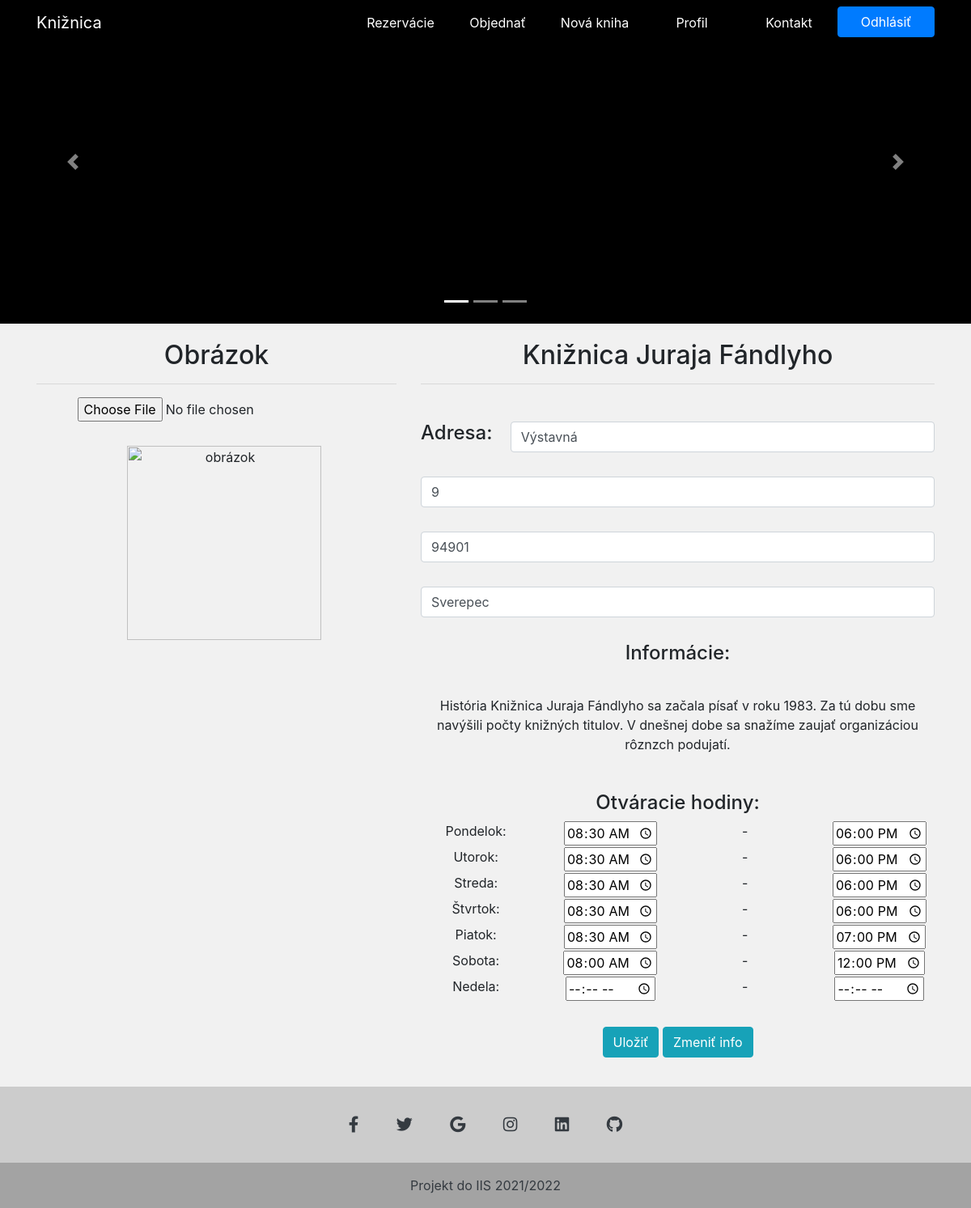
The app's page /shared/contact_admin.php?lib_name=Knižnica Juraja Fándlyho (signed in) with its own data.
### tables this page shows
CREATE TABLE address (
    id int AUTO_INCREMENT PRIMARY KEY,
    street VARCHAR(255),
    number VARCHAR(20),
    city VARCHAR(50),
    postal_code VARCHAR(5)
);

CREATE TABLE library (
    name VARCHAR(200) PRIMARY KEY,
    opening_hours VARCHAR(200),
    description VARCHAR(1000),
    address_id int,
    constraint fk_address_lib FOREIGN KEY (address_id)
                   REFERENCES address(id),
    user_id int,
    constraint fk_user_lib FOREIGN KEY (user_id)
                   REFERENCES user(id)

);

### services/component.php (called while the page is built, shortened)
<?php
class MainComponent
{
    private $pdo;
    function __construct()
    {
        $server = 'mysql:host=localhost;dbname=xzauko00;port=/var/run/mysql/mysql.sock';
        $username = 'xzauko00';
        $password = 'ejki4jin';
        $options = array(
            PDO::MYSQL_ATTR_INIT_COMMAND => 'SET NAMES utf8',
            );
        $this->pdo = new PDO($server, $username, $password, $options);
    }
    function auto_update_reservations()
    {
        $this->pdo->query('UPDATE reservation SET date_end=null, status=3 WHERE status=1 and current_date() > date_end;');
        $this->pdo->query('UPDATE reservation SET status=4 WHERE status=2 and current_date() > date_end;');
        return;
    }
    function get_user_address($id)
    {
        $answer = $this->pdo->prepare('SELECT * FROM address WHERE id=?;');
        $answer->execute(array($id));
        return $answer->fetch();
    }
    function get_lib($name){
        $answer = $this->pdo->prepare('SELECT * FROM library where name=?');
        $answer->execute([$name]);
        return $answer->fetch();
    }
}
?>

### shared/contact_admin.php (the view, shortened to what this page needs)
<?php
require "../services/component.php";
$db = new MainComponent();
$db->auto_update_reservations();
$lib = $db->get_lib($_GET['lib_name']);
    $name = str_replace(' ', '', $_GET['lib_name']);
    if ($lib['address_id'] != NULL){
        $address_tmp = $db->get_user_address($lib['address_id']);
    }
    else
        $address = '';
    $hours = explode(' ', $lib['opening_hours']);
?>
<html>
<head>
        <link rel="stylesheet" href="https://stackpath.bootstrapcdn.com/bootstrap/4.3.1/css/bootstrap.min.css">
        <link rel="stylesheet" href="../styles/styles.css">
        <link rel="stylesheet" href="https://use.fontawesome.com/releases/v5.13.0/css/all.css">
	</head>
    <body>
    <nav class="navbar navbar-expand-lg navbar-light fixed-top" style="position: absolute;">
        <div class="container">
            <a class="navbar-brand" href="../index.php" style="color: white;">Knižnica</a>
            <div class="collapse navbar-collapse" id="navbarSupportedContent">
            <ul class="navbar-nav ml-auto">
            <?php
                if(isset($_SESSION['role']))
                {
                    if($_SESSION['role'] == 1)
                    {
                        echo '<li class="nav-item">';
                        echo '<a class="nav-link" href="../user/reservations.php" style="text-align:center; color: white; background-color:black; width:120px">Rezervácie</a>';
                        echo '</li>';
                    }
                    else if($_SESSION['role'] == 3)
                    {
                        echo '<li class="nav-item">';
                        echo '<a class="nav-link" href="../librarian/reservations.php" style="text-align:center; color: white; background-color:black; width:120px">Rezervácie</a>';
                        echo '</li>';
                        echo '<li class="nav-item">';
                        echo '<a class="nav-link" href="../librarian/order.php" style="text-align:center; color: white; background-color:black; width:120px">Objednať</a>';
                        echo '</li>';
                        echo '<li class="nav-item">';
                        echo '<a class="nav-link" href="../book/add_book.php" style="text-align:center; color: white; background-color:black; width:120px">Nová kniha</a>';
                        echo '</li>';
                    }
                    echo '<li class="nav-item">';
                    echo '<a class="nav-link" href="./profile.php" style="text-align:center; color: white; background-color:black; width:120px">Profil</a>';
                    echo '</li>';
                }
                ?>
                <li class="nav-item">
                <a class="nav-link" href="./contact.php" style="text-align:center; color: white; background-color:black; width:120px">Kontakt</a>
                </li>
                <li class="nav-item">
                <?php
                if(isset($_SESSION['username']))
                {
                    echo '<a href="../login/logout.php"><button type="button" class="btn btn-primary" style="width:120px">Odhlásiť</button></a>';
                } else
                {
                    echo '<a href="../login/login.php"><button type="button" class="btn btn-primary" style="width:120px">Prihlásiť</button></a>';
                }
                ?>
                </li>
            </ul>
            </div>
        </div>
    </nav>
    <div id="carouselExampleIndicators" class="carousel slide" data-ride="carousel">
        <ol class="carousel-indicators">
            <li data-target="#carouselExampleIndicators" data-slide-to="0" class="active"></li>
            <li data-target="#carouselExampleIndicators" data-slide-to="1"></li>
            <li data-target="#carouselExampleIndicators" data-slide-to="2"></li>
        </ol>
        <div class="carousel-inner" style="height: 400px; background-color: rgb(0,0,0); position:relative;">
        </div>
        <a class="carousel-control-prev" href="#carouselExampleIndicators" role="button" data-slide="prev">
            <span class="carousel-control-prev-icon" aria-hidden="true"></span>
        </a>
        <a class="carousel-control-next" href="#carouselExampleIndicators" role="button" data-slide="next">
            <span class="carousel-control-next-icon" aria-hidden="true"></span>
        </a>
    </div>
    <div style="background-color:rgba(241,241,241,255); padding-bottom:20px; padding-top:20px">
        <div class="container">
            <form id="add-form" class="form" action="" method="post" enctype="multipart/form-data">
                <div class="row">
                    <div class="col-md-5 text-center">
                        <h2>Obrázok </h2>
                        <hr/>
                        <input type="file" name="pic"/>
                        <div class="col-md-12 text-center" style="margin-top: 30;">
                                <img id="image" alt="obrázok" src= "<?php echo "../images/libraries/". $name. ".png";?>" style="width:20vw">
                        </div>
                    </div>
                    <div class="col-md-7">
                            <div class="row">
                                <div class="col-md-12 text-center">
                                    <h2><?php if(isset($_GET['lib_name'])){echo $_GET['lib_name'];}?></h2>
                                    <hr/>
                                </div>
                                <div class="col-md-2 text-center" style="margin-top:30px">
                                    <h4>Adresa:</h4>
                                </div>
                                <div class="col-md-10 text-center" style="margin-top:30px">
                                    <input type="text" name="street" id="street" class="form-control" placeholder="Ulica" value="<?php if(isset($_GET['lib_name'])){echo $address_tmp['street'];}?>" required>
                                </div>
                                <div class="col-md-12 text-center" style="margin-top:30px">
                                    <input type="number" name="number" id="number" class="form-control" placeholder="Číslo domu" value="<?php if(isset($_GET['lib_name'])){echo $address_tmp['number'];}?>" required>
                                </div>
                                <div class="col-md-12 text-center" style="margin-top:30px">
                                    <input type="text" name="postal_code" id="postal_code" class="form-control" placeholder="PSČ" value="<?php if(isset($_GET['lib_name'])){echo $address_tmp['postal_code'];}?>" pattern="[0-9]{5}">
                                </div>
                                <div class="col-md-12 text-center" style="margin-top:30px">
                                    <input type="text" name="city" id="city" class="form-control" placeholder="Mesto" value="<?php if(isset($_GET['lib_name'])){echo $address_tmp['city'];}?>" required>
                                </div>
                                <div class="col-md-12 text-center" style="margin-top:30px">
                                    <h4>Informácie:</h4>
                                </div>
                                <div class="col-md-12 text-center" style="margin-top:30px">
                                    <?php
                                        if(isset($_POST['edit'])){
                                            echo '<input type="text" name="description" id="description" class="form-control" value="';
                                            if(isset($_GET['lib_name'])) {echo $lib['description'];};
                                            echo '" required>';
                                        }
                                        else {
                                            echo '<p>';
                                            if(isset($_GET['lib_name'])) {echo $lib['description'];};
                                            echo '</p>';
                                        }
                                    ?>
                                </div>
                                <div class="col-md-12 text-center" style="margin-top:30px">
                                    <h4>Otváracie hodiny:</h4>
                                </div>
                                <div class="col-md-3 text-center"> <label>Pondelok:</label> </div>
                                <div class="col-md-3 text-center"> <input type="time" name="from0" value="<?php echo $hours[0]; ?>"> </div>
                                <div class="col-md-3 text-center"> <label>-</label> </div>
                                <div class="col-md-3 text-center">  <input type="time" name="to1" value="<?php echo $hours[1]; ?>"> </div>
                                <div class="col-md-3 text-center"> <label>Utorok:</label> </div>
                                <div class="col-md-3 text-center"> <input type="time" name="from2" value="<?php echo $hours[2]; ?>"> </div>
                                <div class="col-md-3 text-center"> <label>-</label> </div>
                                <div class="col-md-3 text-center">  <input type="time" name="to3" value="<?php echo $hours[3]; ?>"> </div>
                                <div class="col-md-3 text-center"> <label>Streda:</label> </div>
                                <div class="col-md-3 text-center"> <input type="time" name="from4" value="<?php echo $hours[4]; ?>"> </div>
                                <div class="col-md-3 text-center"> <label>-</label> </div>
                                <div class="col-md-3 text-center">  <input type="time" name="to5" value="<?php echo $hours[5]; ?>"> </div>
                                <div class="col-md-3 text-center"> <label>Štvrtok:</label> </div>
                                <div class="col-md-3 text-center"> <input type="time" name="from6" value="<?php echo $hours[6]; ?>"> </div>
                                <div class="col-md-3 text-center"> <label>-</label> </div>
                                <div class="col-md-3 text-center">  <input type="time" name="to7" value="<?php echo $hours[7]; ?>"> </div>
                                <div class="col-md-3 text-center"> <label>Piatok:</label> </div>
                                <div class="col-md-3 text-center"> <input type="time" name="from8" value="<?php echo $hours[8]; ?>"> </div>
                                <div class="col-md-3 text-center"> <label>-</label> </div>
                                <div class="col-md-3 text-center">  <input type="time" name="to9" value="<?php echo $hours[9]; ?>"> </div>
                                <div class="col-md-3 text-center"> <label>Sobota:</label> </div>
                                <div class="col-md-3 text-center"> <input type="time" name="from10" value="<?php echo $hours[10]; ?>"> </div>
                                <div class="col-md-3 text-center"> <label>-</label> </div>
                                <div class="col-md-3 text-center">  <input type="time" name="to11" value="<?php echo $hours[11]; ?>"> </div>
                                <div class="col-md-3 text-center"> <label>Nedela:</label> </div>
                                <div class="col-md-3 text-center"> <input type="time" name="from12" value="<?php echo $hours[12]; ?>"> </div>
                                <div class="col-md-3 text-center"> <label>-</label> </div>
                                <div class="col-md-3 text-center">  <input type="time" name="to13" value="<?php echo $hours[13]; ?>"> </div>
                                <div class="col-md-12 text-center" style="margin-top:30px">
                                    <input type="submit" name="submit" class="btn btn-info btn-md" value="Uložiť">
                                    <input type="submit" name="edit" class="btn btn-info btn-md" value="Zmeniť info">
                                </div>
                            </div>
                    </div>
                </div>
            </form>
        </div>
    </div>
    <?php
    include '../static/footer.php';
    ?>
    </body>
</html>

### records on screen
address: street "Výstavná", number "9", postal_code "94901", city "Sverepec"
library: description "História Knižnica Juraja Fándlyho sa začala písať v roku 1983. Za tú dobu sme navýšili počty knižných titulov. V dnešnej dobe sa snažíme zaujať organizáciou rôznzch podujatí.", from0 "08:30", to1 "18:00", from2 "08:30", to3 "18:00", from4 "08:30", to5 "18:00", from6 "08:30", to7 "18:00", from8 "08:30", to9 "19:00", from10 "08:00", to11 "12:00"

### other values on screen
$_GET['lib_name'] "Knižnica Juraja Fándlyho"
